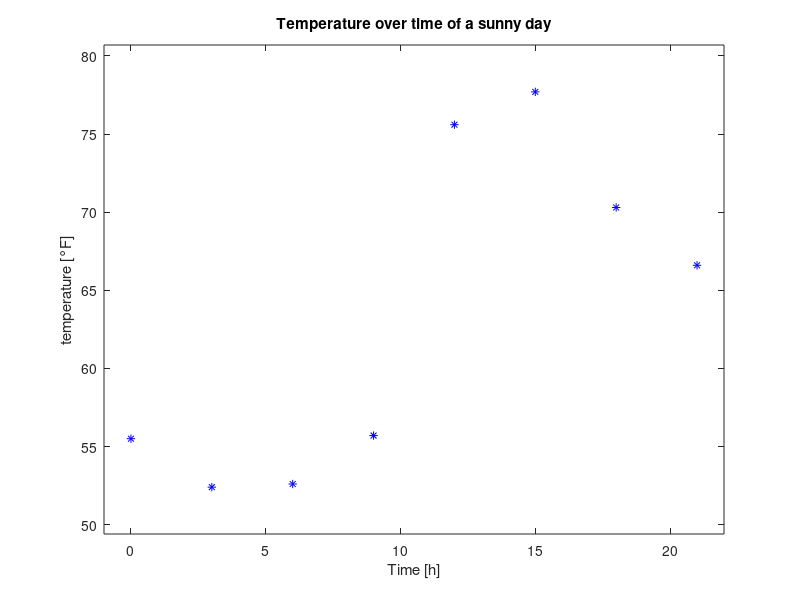

Recreate this plot in MATLAB.
% This script reads time and temperature data for an afternoon
% from a file and plots the data

clf
load timetemp.dat;

% The time are in the first row, the temperatures are in the 2nd row
time = timetemp(1,:);
temp = timetemp(2,:);

% Plot the data
plot(time,temp,'b*')
axis([min(time)-1 max(time)+1 min(temp)-3 max(temp)+3])
xlabel('Time [h]')
ylabel('temperature [°F]')
title('Temperature over time of a sunny day')
